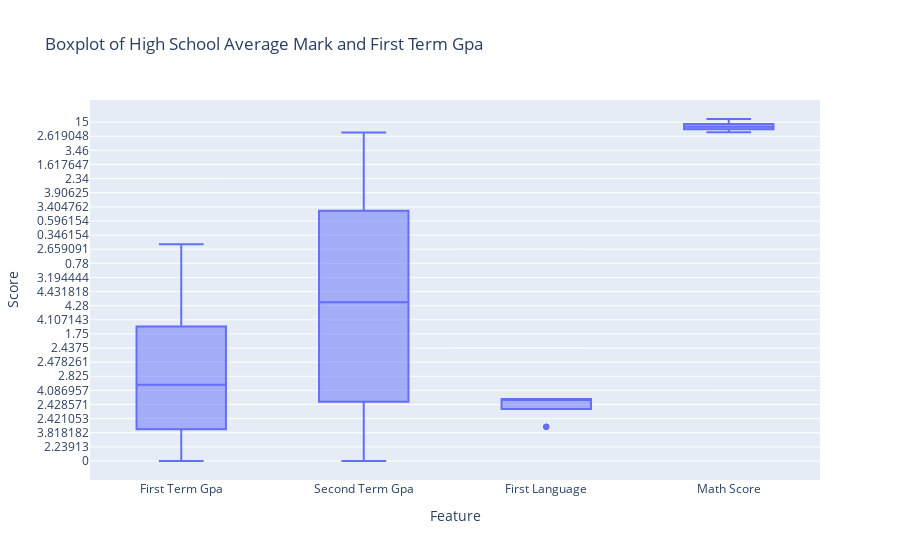

The cell this chart's notebook holds for it:
### Code cell
# Lets visualize the outliers in High School Average Mark and Math Score
import plotly.express as px
data_long = df.melt(value_vars=['First Term Gpa', 'Second Term Gpa', 'First Language', 'Math Score'], var_name='Feature', value_name='Score')
fig = px.box(data_long, x='Feature', y='Score', title='Boxplot of High School Average Mark and First Term Gpa')
fig.show()

### Figure 1 — Plotly figure (JSON) as saved in the notebook; plotly's stock layout.template omitted (floating-point values rounded to 4 significant figures; data arrays with more than 128 entries replaced by an {"elided": "..."} marker saying what was removed)
{"data": [{"alignmentgroup": "True", "hovertemplate": "Feature=%{x}<br>Score=%{y}<extra></extra>", "legendgroup": "", "marker": {"color": "#636efa"}, "name": "", "notched": false, "offsetgroup": "", "orientation": "v", "showlegend": false, "type": "box", "x": {"elided": "5748 str values"}, "x0": " ", "xaxis": "x", "y": {"elided": "5748 str values"}, "y0": " ", "yaxis": "y"}], "layout": {"autosize": true, "boxmode": "group", "legend": {"tracegroupgap": 0}, "title": {"text": "Boxplot of High School Average Mark and First Term Gpa"}, "xaxis": {"anchor": "y", "autorange": true, "domain": [0, 1], "range": [-0.5, 3.5], "title": {"text": "Feature"}, "type": "category"}, "yaxis": {"anchor": "x", "autorange": true, "domain": [0, 1], "range": [-60.56, 1151.0], "title": {"text": "Score"}, "type": "category"}}}
